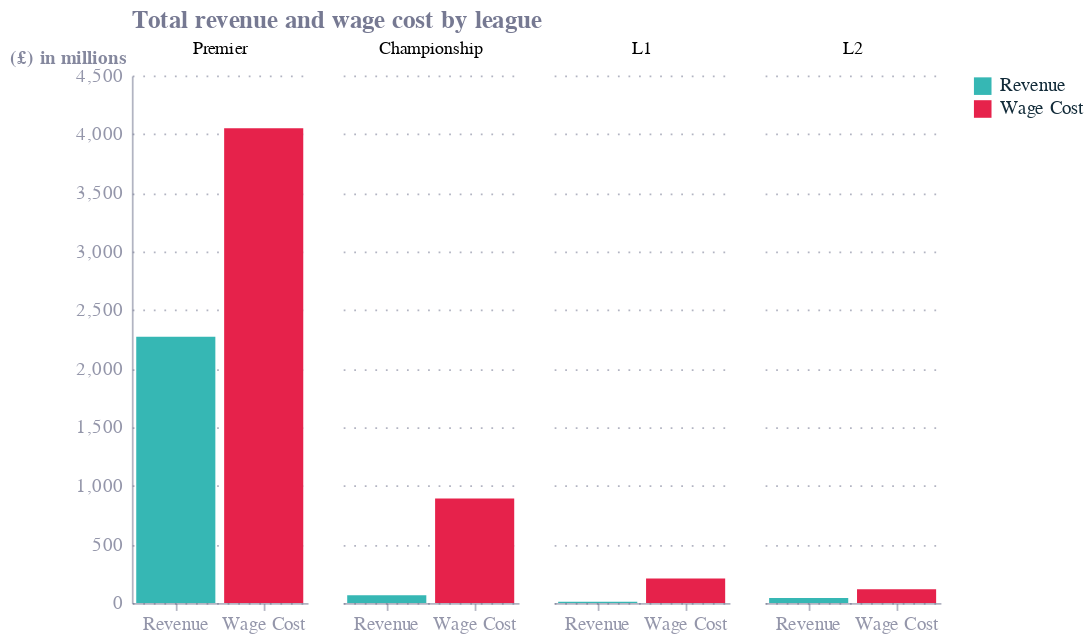

Notebook source saved alongside this figure:
### Code cell
# Create grouped bar chart - WITH FACETS
chart_table['league'] = pd.Categorical(chart_table['league'], ['Premier','Championship','L1','L2'], ordered=True)

alt.Chart(chart_table).mark_bar().encode(
    x='rev/cost',
    y=alt.Y('amt', title='(£) in millions', axis=alt.Axis(titleX=-70)),
    column=alt.Column('league', title=None),
    color='rev/cost',
    tooltip=alt.Tooltip('amt', format='$,.0f')
).properties(title='Total revenue and wage cost by league',width=100)

### Figure 1 — Vega-Lite specification as saved in the notebook (floating-point values rounded to 4 significant figures)
{"config": {"font": "Circular Std", "text": {"color": "#676A86", "align": "left", "baseline": "middle", "dx": 7, "dy": 0, "fontSize": 11}, "view": {"stroke": null, "continuousWidth": 400, "continuousHeight": 300, "discreteWidth": 400, "discreteHeight": 300}, "range": {"category": ["#36B7B4", "#E6224B", "#F4C245", "#0063AF", "#00A767", "#179FDB", "#EB5C2E"], "diverging": ["#E6224B", "#E54753", "#C9C9C9", "#179FDB", "#122B39"], "heatmap": ["#C9C9C9", "#179FDB", "#0063AF", "#122B39"], "ordinal": ["#00A767", "#36B7B4", "#179FDB", "#0063AF", "#243B5A"]}, "bar": {"color": "#179fdb"}, "line": {"color": "#e6224b"}, "rule": {"color": "#676A86"}, "area": {"opacity": 0.3}, "point": {"filled": true, "size": 80, "color": "#e6224b", "opacity": 0.95}, "geoshape": {"stroke": "white", "strokeWidth": 0.3}, "rect": {"fill": "#d6d4d4", "opacity": 0.3}, "axis": {"labelColor": "#676A86", "labelFontSize": 11, "labelFont": "Circular Std", "labelOpacity": 0.7, "tickColor": "#676A86", "tickOpacity": 0.5, "domainColor": "#676A86", "domainOpacity": 0.5, "gridColor": "#676A86", "gridDash": [2, 2], "gridOpacity": 0.5, "title": null, "titleColor": "#676A86", "titleOpacity": 0.8, "tickSize": 4}, "axisXDiscrete": {"grid": false, "labelAngle": 0, "tickCount": 10, "tickOpacity": 0.5, "title": null}, "axisYDiscrete": {"ticks": false, "labelPadding": 5}, "axisXTemporal": {"grid": false, "ticks": true}, "axisXQuantitative": {"grid": true}, "axisYQuantitative": {"gridColor": "#676A86", "gridDash": [1, 5], "gridOpacity": 0.5, "ticks": false, "labelPadding": 5, "tickCount": 8, "titleAngle": 0, "titleAlign": "left", "titleBaseline": "bottom", "titleX": 0, "titleY": -5}, "title": {"color": "#676A86E6", "subtitleColor": "#676A86", "font": "Circular Std", "subtitleFont": "Circular Std", "anchor": "start", "fontSize": 14, "subtitleFontSize": 12, "subtitlePadding": 4, "offset": 0, "frame": "group"}, "legend": {"titleColor": "#122b39", "title": null, "labelColor": "#122b39", "labelFontSize": 11}}, "data": {"name": "data-03bb52eff0fcac908f1eaa44167669c8"}, "mark": {"type": "bar"}, "encoding": {"color": {"field": "rev/cost", "type": "nominal"}, "column": {"field": "league", "sort": ["Premier", "Championship", "L1", "L2"], "title": null, "type": "ordinal"}, "tooltip": {"field": "amt", "format": "$,.0f", "type": "quantitative"}, "x": {"field": "rev/cost", "type": "nominal"}, "y": {"axis": {"titleX": -70}, "field": "amt", "title": "(£) in millions", "type": "quantitative"}}, "title": "Total revenue and wage cost by league", "width": 100, "$schema": "https://vega.github.io/schema/vega-lite/v5.20.1.json", "datasets": {"data-03bb52eff0fcac908f1eaa44167669c8": [{"league": "Premier", "rev/cost": "Revenue", "amt": 2272}, {"league": "Premier", "rev/cost": "Wage Cost", "amt": 4051}, {"league": "Championship", "rev/cost": "Revenue", "amt": 66}, {"league": "Championship", "rev/cost": "Wage Cost", "amt": 892}, {"league": "L1", "rev/cost": "Revenue", "amt": 10}, {"league": "L1", "rev/cost": "Wage Cost", "amt": 208}, {"league": "L2", "rev/cost": "Revenue", "amt": 42}, {"league": "L2", "rev/cost": "Wage Cost", "amt": 118}]}}
